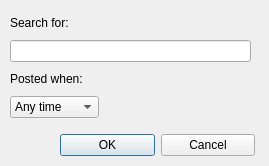
<?xml version="1.0" encoding="UTF-8"?>
<ui version="4.0">
 <class>frmSearch</class>
 <widget class="QDialog" name="frmSearch">
  <property name="geometry">
   <rect>
    <x>0</x>
    <y>0</y>
    <width>269</width>
    <height>166</height>
   </rect>
  </property>
  <property name="windowTitle">
   <string>Search Subscriptions</string>
  </property>
  <widget class="QWidget" name="">
   <property name="geometry">
    <rect>
     <x>60</x>
     <y>130</y>
     <width>195</width>
     <height>30</height>
    </rect>
   </property>
   <layout class="QHBoxLayout" name="horizontalLayout">
    <item>
     <widget class="QPushButton" name="btnSearchOK">
      <property name="text">
       <string>OK</string>
      </property>
     </widget>
    </item>
    <item>
     <widget class="QPushButton" name="btnSearchCancel">
      <property name="text">
       <string>Cancel</string>
      </property>
     </widget>
    </item>
   </layout>
  </widget>
  <widget class="QWidget" name="">
   <property name="geometry">
    <rect>
     <x>10</x>
     <y>11</y>
     <width>241</width>
     <height>107</height>
    </rect>
   </property>
   <layout class="QVBoxLayout" name="verticalLayout">
    <item>
     <widget class="QLabel" name="label">
      <property name="font">
       <font>
        <pointsize>9</pointsize>
       </font>
      </property>
      <property name="text">
       <string>Search for:</string>
      </property>
     </widget>
    </item>
    <item>
     <widget class="QLineEdit" name="lineSubSearch">
      <property name="sizePolicy">
       <sizepolicy hsizetype="Expanding" vsizetype="Fixed">
        <horstretch>0</horstretch>
        <verstretch>0</verstretch>
       </sizepolicy>
      </property>
      <property name="baseSize">
       <size>
        <width>0</width>
        <height>0</height>
       </size>
      </property>
     </widget>
    </item>
    <item>
     <widget class="QLabel" name="label_2">
      <property name="font">
       <font>
        <pointsize>9</pointsize>
       </font>
      </property>
      <property name="text">
       <string>Posted when:</string>
      </property>
     </widget>
    </item>
    <item>
     <widget class="QComboBox" name="cmbSearchTime">
      <property name="sizePolicy">
       <sizepolicy hsizetype="Maximum" vsizetype="Fixed">
        <horstretch>0</horstretch>
        <verstretch>0</verstretch>
       </sizepolicy>
      </property>
      <property name="font">
       <font>
        <pointsize>9</pointsize>
       </font>
      </property>
      <item>
       <property name="text">
        <string>Any time</string>
       </property>
      </item>
      <item>
       <property name="text">
        <string>Last day</string>
       </property>
      </item>
      <item>
       <property name="text">
        <string>Last week</string>
       </property>
      </item>
      <item>
       <property name="text">
        <string>Last month</string>
       </property>
      </item>
      <item>
       <property name="text">
        <string>Last year</string>
       </property>
      </item>
     </widget>
    </item>
   </layout>
  </widget>
 </widget>
 <resources/>
 <connections/>
</ui>
